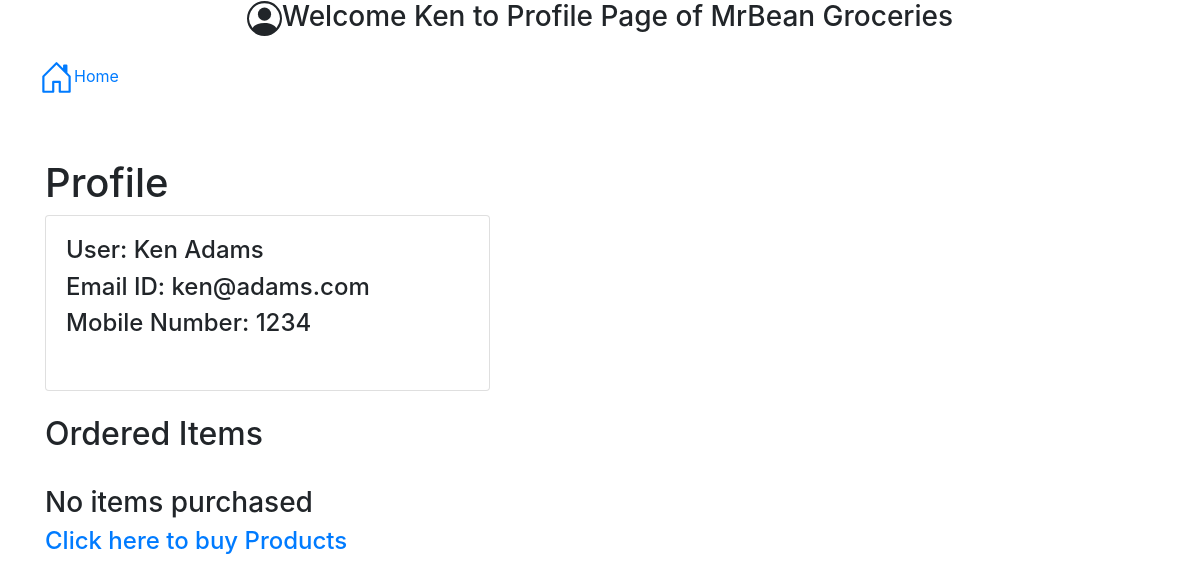
The app's page /profile/1 with its own data.
### models.py (models this page shows, shortened)
class User(Base):
    __tablename__ = 'users'
    id = Column(Integer, primary_key=True)
    fname = Column(String)
    lname = Column(String)
    mobile = Column(Integer)
    email = Column(String, unique=True)
    password = Column(String)
    role = Column(String)
    carts = relationship("Cart")

### app.py (the view)
@app.route("/profile/<int:userid>")
def profile(userid):
    u1=session.query(User).filter(User.id==userid, User.role=='user').first()
    profile_items = profileItems(userid)
    if len(profile_items)!=0:
        return render_template("profile.html",profile_items=profile_items, user=u1, items=True)
    else:
        return render_template("profile.html",user=u1, items=False)

### models.py (called while the page is built)
def profileItems(userid):
    profile_items = session.query(Product, Profile).join(Profile).filter(Product.id == Profile.product_id,Profile.user_id == userid).all()
    return profile_items

### templates/profile.html (shortened to what this page needs)
<!DOCTYPE html>
<html lang="en">
<head>
    <link rel="stylesheet" href="https://stackpath.bootstrapcdn.com/bootstrap/4.5.2/css/bootstrap.min.css">
</head>
<body>
<center><h3>
        Welcome {{ user.fname }} to Profile Page of MrBean Groceries</h3></center>
<nav class="navbar navbar-expand-lg bg-body-tertiary">
  <div class="container-fluid">
    <div class="collapse navbar-collapse" id="navbarNavDropdown">
      <ul class="navbar-nav">
        <li class="nav-item">
          <a class="nav-link active" aria-current="page" href="/user_dashboard/{{ user.id }}">
Home
          </a>
      </ul>
    </div>
  </div>
</nav>
<div class="container mt-5">
    <h1>Profile</h1>
<div class="row">
            <div class="col-md-5">
                <div class="card mb-4">
                    <div class="card-body">
                    <h4>User: {{ user.fname }} {{ user.lname }}</h4>
                    <h4>Email ID: {{ user.email }}</h4>
                    <h4>Mobile Number: {{ user.mobile }}</h4><br>
                    </div>
                </div>
            </div>
</div>
<h2>Ordered Items</h2>
    {% if items %}
        <div class="row">
        {% for product, profile in profile_items %}
            <div class="col-md-4">
                <div class="card mb-4">
                    <div class="card-body">
                        <h5 class="card-title">{{ product.name }}</h5>
                        <p class="card-text">Rate Per Unit: ₹{{ product.rate_per_unit }}</p>
                        <p class="card-text">Quantity: {{ profile.quantity }}</p>
                        <p class="card-text">Purchase Date & Time: {{ profile.date_purchased }}</p>
                    </div>
                </div>
            </div>
        {% endfor %}
        </div>
    {%  else %}
    <br><h3>No items purchased</h3>
    <a href="/user_dashboard/{{ user.id }}"><h4>Click here to buy Products</h4></a>
{% endif %}
</div>
</body>
</html>

### records on screen
User: fname "Ken", lname "Adams", email "ken@adams.com", mobile "1234"
